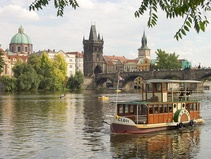
#> input picture ps1/inputSeamCarvingPrague.jpg, 211 x 159 px, shrunk from 640 x 480 before the run
$ python SeamCarvingReduceWidth.py
#> lines starting #> are read from the running program, lines starting #| are printed output that depends on the picture
#> further down, orig_im is the input picture: shape (159, 211, 3); mean R, G, B 156.5, 149.6, 132.7
### ps1/energy_image.py
import numpy as np
from PIL import Image
from scipy import ndimage


def energy_image(im):
    gray_im = np.asarray(Image.fromarray(im).convert('L'))
    sx = ndimage.prewitt(gray_im, axis=0, output='double', mode='constant')
    sy = ndimage.prewitt(gray_im, axis=1, output='double', mode='constant')
    return np.add(np.absolute(sx), np.absolute(sy))
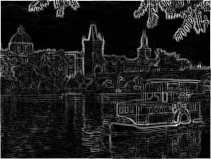
#> returned value: shape (159, 211) float64; min 0, max 904, mean 112.9; drawn with min black and max white
    # return ndimage.gaussian_laplace(gray_im, sigma=1)

### ps1/cumulative_minimum_energy_map.py
import numpy as np

HOR_DIR = "HORIZONTAL"
VER_DIR = "VERTICAL"


def cumulative_minimum_energy_map(energyImage, seamDirection):
    m, n = energyImage.shape
    cum_map = np.empty(energyImage.shape, dtype=float)
    if seamDirection == HOR_DIR:
        for i in range(m):
            cum_map[i, 0] = energyImage[i, 0]
        for j in range(1, n):
            for i in range(m):
                min_energy = cum_map[i, j - 1]
                if i - 1 >= 0:
                    min_energy = min(min_energy, cum_map[i - 1, j - 1])
                if i + 1 < m:
                    min_energy = min(min_energy, cum_map[i + 1, j - 1])
                cum_map[i, j] = energyImage[i, j] + min_energy
        return cum_map
    elif seamDirection == VER_DIR:
        for j in range(n):
            cum_map[0, j] = energyImage[0, j]
        for i in range(1, m):
            for j in range(n):
                min_energy = cum_map[i - 1, j]
                if j - 1 >= 0:
                    min_energy = min(min_energy, cum_map[i - 1, j - 1])
                if j + 1 < n:
                    min_energy = min(min_energy, cum_map[i - 1, j + 1])
                cum_map[i, j] = energyImage[i, j] + min_energy
        return cum_map

### ps1/find_optimal_vertical_seam.py
import numpy as np


def find_optimal_vertical_seam(cumulativeEnergyMap):
    m, n = cumulativeEnergyMap.shape
    cols = [np.where(cumulativeEnergyMap[-1, :] == np.amin(cumulativeEnergyMap[-1, :]))[0][0]]
    for i in range(m - 2, -1, -1):
        min_energy = cumulativeEnergyMap[i, cols[-1]]
        idx = cols[-1]
        if cols[-1] + 1 < n and min_energy > cumulativeEnergyMap[i, cols[-1] + 1]:
            min_energy = cumulativeEnergyMap[i, cols[-1] + 1]
            idx = cols[-1] + 1
        if cols[-1] - 1 >= 0 and min_energy > cumulativeEnergyMap[i, cols[-1] - 1]:
            idx = cols[-1] - 1
        cols.append(idx)
    return cols[::-1]

### ps1/reduceWidth.py
from find_optimal_vertical_seam import *
from cumulative_minimum_energy_map import *
from energy_image import *


def reduceWidth(im, energyImage):
    cols = find_optimal_vertical_seam(cumulative_minimum_energy_map(energyImage, VER_DIR))
    m, n, d = im.shape
    mask = np.ones(im.shape, dtype=bool)
    mask[np.arange(m), cols, :] = False
    reducedColorImage = im[mask].reshape((m, n - 1, d))
    reducedEnergyImage = energy_image(reducedColorImage)
    return reducedColorImage, reducedEnergyImage

### ps1/SeamCarvingReduceWidth.py
from reduceWidth import *

orig_im = np.asarray(Image.open("./inputSeamCarvingPrague.jpg"))
im = orig_im.copy()
count = 0
e_im = energy_image(im)
while count < 100:
    im, e_im = reduceWidth(im, e_im)
    count += 1
#> this loop made 100 passes
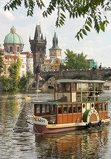
#> im: shape (159, 111, 3); mean R, G, B 147.6, 139.3, 121.1
#> after the loop, count = 100
Image.fromarray(im).save("outputReduceWidthPrague.png", format="PNG")

orig_im = np.asarray(Image.open("./inputSeamCarvingMall.jpg"))
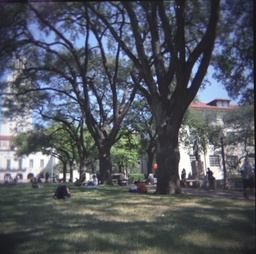
#> input picture ps1/inputSeamCarvingMall.jpg, 256 x 254 px, shrunk from 775 x 769 before the run
#> orig_im is the input picture: shape (254, 256, 3); mean R, G, B 83.8, 88.4, 96.4
im = orig_im.copy()
count = 0
e_im = energy_image(im)
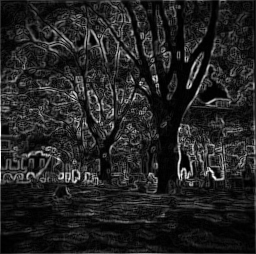
#> e_im: shape (254, 256) float64; min 0, max 737, mean 103.4; drawn with min black and max white
while count < 100:
    im, e_im = reduceWidth(im, e_im)
    count += 1
#> this loop made 100 passes
#> pass 1, in energy_image (call 103), `sy = ndimage.prewitt(gray_im, axis=1, output='double', mode='constant')`:
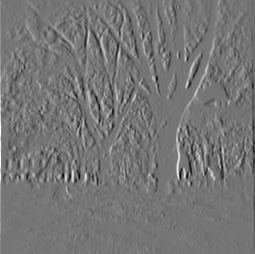
#> sy: shape (254, 255) float64; min -603, max 699, mean -0.9; drawn with min black and max white
#> after the loop:
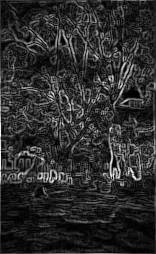
#> e_im: shape (254, 156) float64; min 0, max 737, mean 131.5; drawn with min black and max white
#> after the loop:
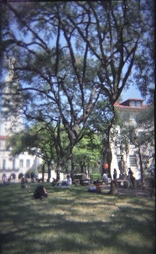
#> im: shape (254, 156, 3); mean R, G, B 93.4, 99.3, 108.5
Image.fromarray(im).save("outputReduceWidthMall.png", format="PNG")
